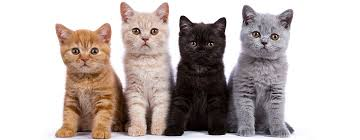
#> input picture DAY09/CAT.jpg, 360 x 140 px, found by its file name
$ python p61_opencv.py   (older library calls are emulated)
#> lines starting #> are read from the running program, lines starting #| are printed output that depends on the picture; after the words box and inside, x2 and y2 are one past the last pixel; in counts of white or black regions, pixels touching at a corner belong together
# file : p61_opencv.py
# desc : openCV 계속

# OpenCV 실시간 이미지 프로세싱 라이브러리

import cv2

image = cv2.imread('./DAY09/CAT.jpg',cv2.IMREAD_UNCHANGED)
#> image is the input picture: shape (140, 360, 3); mean B, G, R 178.7, 182, 192.2
dst = cv2.blur(image, (5,5),anchor=(-1,-1),borderType=cv2.BORDER_DEFAULT)
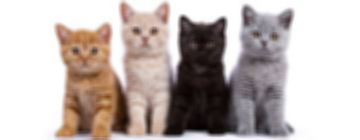
#> dst: shape (140, 360, 3); mean B, G, R 178.6, 181.9, 192.2

height, width, channel = image.shape
#> height = 140; width = 360; channel = 3
gray = cv2.cvtColor(image, cv2.COLOR_BGR2GRAY)
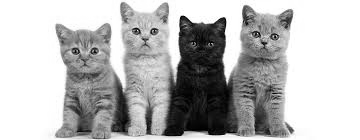
#> gray: shape (140, 360); min 0, max 255, mean 184.7

sobel = cv2.Sobel(gray, cv2.CV_8U, 1, 0, 3)
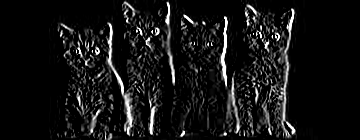
#> sobel: shape (140, 360); min 0, max 255, mean 20
laplacian = cv2.Laplacian(gray, cv2.CV_8U, ksize=3)
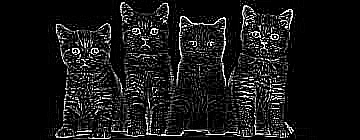
#> laplacian: shape (140, 360); min 0, max 255, mean 23.3
canny = cv2.Canny(image, 100, 255)
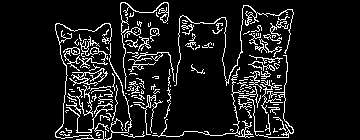
#> canny: shape (140, 360); 10.2% white in thin lines or dots, all inside (x1, y1, x2, y2) = (55, 2, 294, 140)

cv2.imshow("sobel", sobel) # 입체감 있는 윤곽
cv2.imshow("laplacian", laplacian) # 일반적인 윤곽
cv2.imshow("canny", canny) # 흑백으로 윤곽


cv2.imshow('cat',image) # 원본
cv2.imshow('blur cat',dst) # 블러


cv2.waitKey(0)
cv2.destroyAllWindows()
